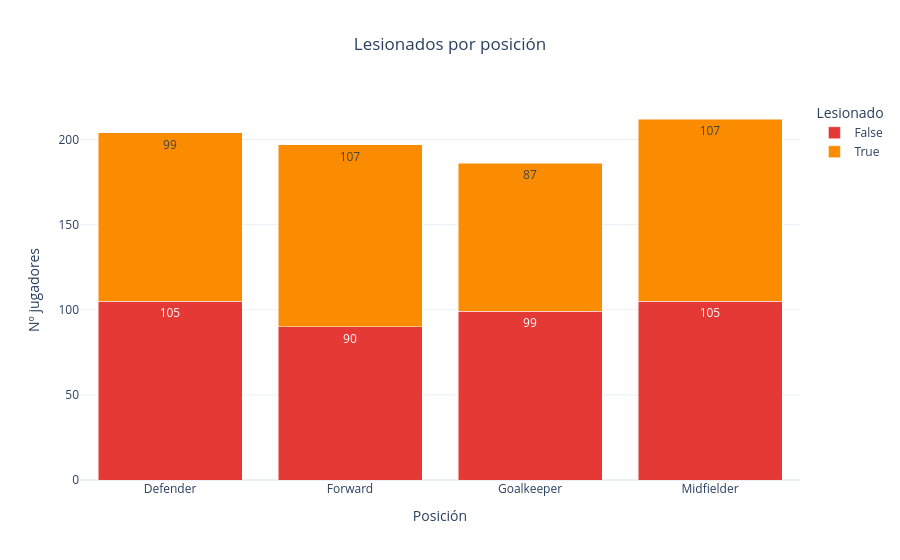

This figure's notebook cell:
### Markdown cell above
##### Sacamos por posición tanto el número de jugadores que se han lesionado durante esta temporada como los que no

### Code cell
# Sacamos por posición tanto el número de jugadores que se han lesionado durante esta temporada como los que no.
datos_stacked = df_csv.groupby(['Position', 'Injury_Current_Season']).size().reset_index(name='Count')

# px.bar() con barmode='stack' crea barras APILADAS.
# Diferencia con barras agrupadas:
#   - Agrupadas (barmode='group'): barras lado a lado → compara valores individuales
#   - Apiladas (barmode='stack'): barras una encima de otra → compara totales y composición
# color='Injury_Current_Season'      → cada valor de la columna Injury_Current_Season tiene un color diferente
# color_discrete_map={...} → asignamos colores específicos a cada valor de la columna Injury_Current_Season
fig = px.bar(
    datos_stacked,
    x='Position',
    y='Count',
    color='Injury_Current_Season',
    text='Count',
    barmode='stack',
    title='Lesionados por posición',
    labels={'Position': 'Posición', 'Injury_Current_Season': 'Lesionado', 'Count': 'Nº jugadores'},
    color_discrete_map={False: '#E53935', True: '#FB8C00'}
)

# template='plotly_white' aplica un tema visual limpio con fondo blanco.
# Otros templates disponibles: 'plotly', 'plotly_dark', 'seaborn', 'simple_white'
fig.update_layout(template='plotly_white', title_x=0.5)

# fig.show() renderiza el gráfico interactivo.
# Pasa el ratón por cada sección de la barra para ver los valores.
fig.show()

### Figure 1 — Plotly figure (JSON) as saved in the notebook; plotly's stock layout.template omitted (floating-point values rounded to 4 significant figures)
{"data": [{"hovertemplate": "Lesionado=False<br>Posición=%{x}<br>Nº jugadores=%{text}<extra></extra>", "legendgroup": "False", "marker": {"color": "#E53935", "pattern": {"shape": ""}}, "name": "False", "orientation": "v", "showlegend": true, "text": [105.0, 90.0, 99.0, 105.0], "textposition": "auto", "type": "bar", "x": ["Defender", "Forward", "Goalkeeper", "Midfielder"], "xaxis": "x", "y": [105, 90, 99, 105], "yaxis": "y"}, {"hovertemplate": "Lesionado=True<br>Posición=%{x}<br>Nº jugadores=%{text}<extra></extra>", "legendgroup": "True", "marker": {"color": "#FB8C00", "pattern": {"shape": ""}}, "name": "True", "orientation": "v", "showlegend": true, "text": [99.0, 107.0, 87.0, 107.0], "textposition": "auto", "type": "bar", "x": ["Defender", "Forward", "Goalkeeper", "Midfielder"], "xaxis": "x", "y": [99, 107, 87, 107], "yaxis": "y"}], "layout": {"barmode": "stack", "legend": {"title": {"text": "Lesionado"}, "tracegroupgap": 0}, "title": {"text": "Lesionados por posición", "x": 0.5}, "xaxis": {"anchor": "y", "domain": [0, 1], "title": {"text": "Posición"}}, "yaxis": {"anchor": "x", "domain": [0, 1], "title": {"text": "Nº jugadores"}}}}
